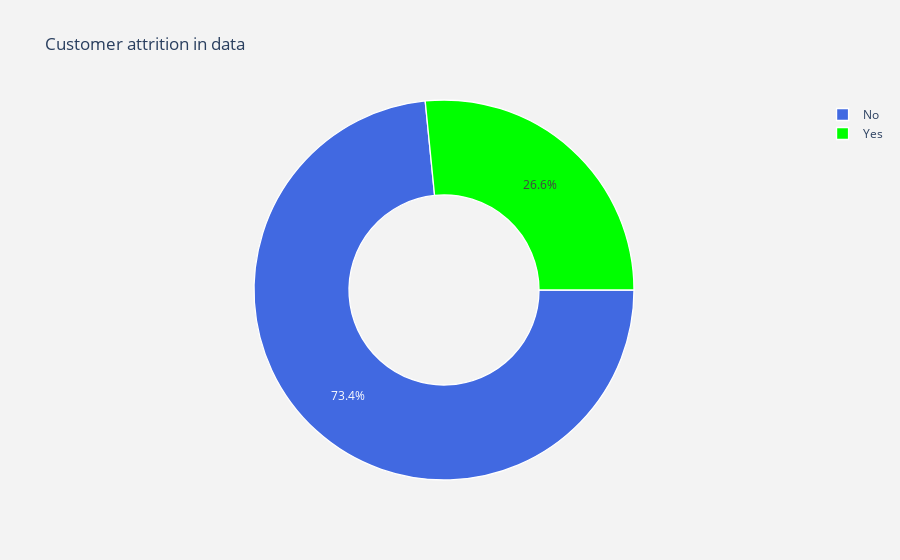

Write notebook code for a chart like this one.
### Code cell
#labels
lab = telecom["Churn"].value_counts().keys().tolist()
#values
val = telecom["Churn"].value_counts().values.tolist()

trace = go.Pie(labels = lab ,
               values = val ,
               marker = dict(colors =  [ 'royalblue' ,'lime'],
                             line = dict(color = "white",
                                         width =  1.3)
                            ),
               rotation = 90,
               hoverinfo = "label+value+text",
               hole = .5
              )
layout = go.Layout(dict(title = "Customer attrition in data",
                        plot_bgcolor  = "rgb(243,243,243)",
                        paper_bgcolor = "rgb(243,243,243)",
                       )
                  )


data = [trace]
fig = go.Figure(data = data,layout = layout)
py.iplot(fig,)

### Figure 1 — Plotly figure (JSON) as saved in the notebook; plotly's stock layout.template omitted (floating-point values rounded to 4 significant figures)
{"data": [{"hole": 0.5, "hoverinfo": "label+value+text", "labels": ["No", "Yes"], "marker": {"colors": ["royalblue", "lime"], "line": {"color": "white", "width": 1.3}}, "rotation": 90, "type": "pie", "values": [5163, 1869]}], "layout": {"paper_bgcolor": "rgb(243,243,243)", "plot_bgcolor": "rgb(243,243,243)", "title": {"text": "Customer attrition in data"}}}
